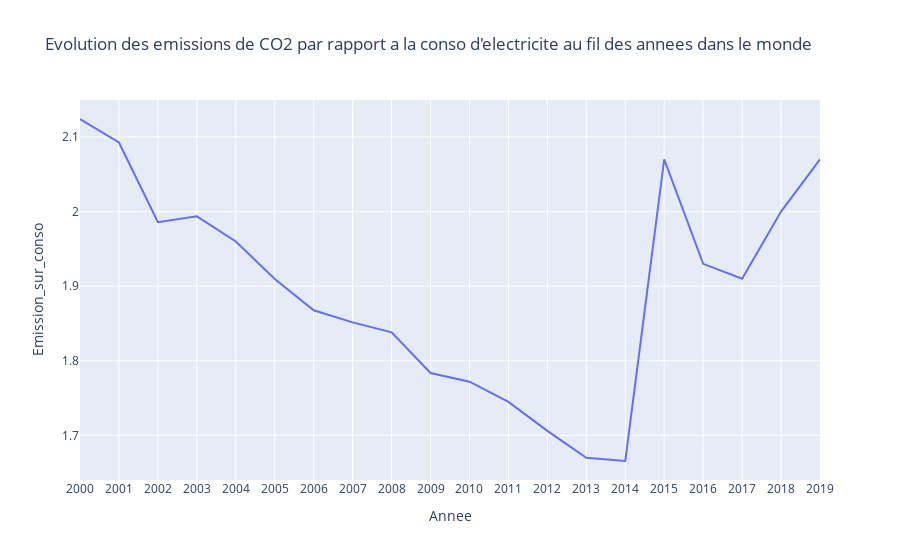

Notebook cell for this chart:
### Code cell
px.line(
    tab_em_sur_conso,
    x="Year",
    y="Emission_sur_conso",
    title="Evolution des emissions de CO2 par rapport a la conso d'electricite au fil des annees dans le monde",
    labels={"Year": "Annee"}
)

### Figure 1 — Plotly figure (JSON) as saved in the notebook; plotly's stock layout.template omitted (floating-point values rounded to 4 significant figures)
{"data": [{"hovertemplate": "Annee=%{x}<br>Emission_sur_conso=%{y}<extra></extra>", "legendgroup": "", "line": {"color": "#636efa", "dash": "solid"}, "marker": {"symbol": "circle"}, "mode": "lines", "name": "", "orientation": "v", "showlegend": false, "type": "scatter", "x": ["2000", "2001", "2002", "2003", "2004", "2005", "2006", "2007", "2008", "2009", "2010", "2011", "2012", "2013", "2014", "2015", "2016", "2017", "2018", "2019"], "xaxis": "x", "y": [2.124, 2.093, 1.986, 1.994, 1.96, 1.91, 1.868, 1.851, 1.838, 1.784, 1.772, 1.745, 1.706, 1.67, 1.666, 2.07, 1.93, 1.91, 2, 2.07], "yaxis": "y"}], "layout": {"legend": {"tracegroupgap": 0}, "title": {"text": "Evolution des emissions de CO2 par rapport a la conso d'electricite au fil des annees dans le monde"}, "xaxis": {"anchor": "y", "domain": [0, 1], "title": {"text": "Annee"}}, "yaxis": {"anchor": "x", "domain": [0, 1], "title": {"text": "Emission_sur_conso"}}}}
